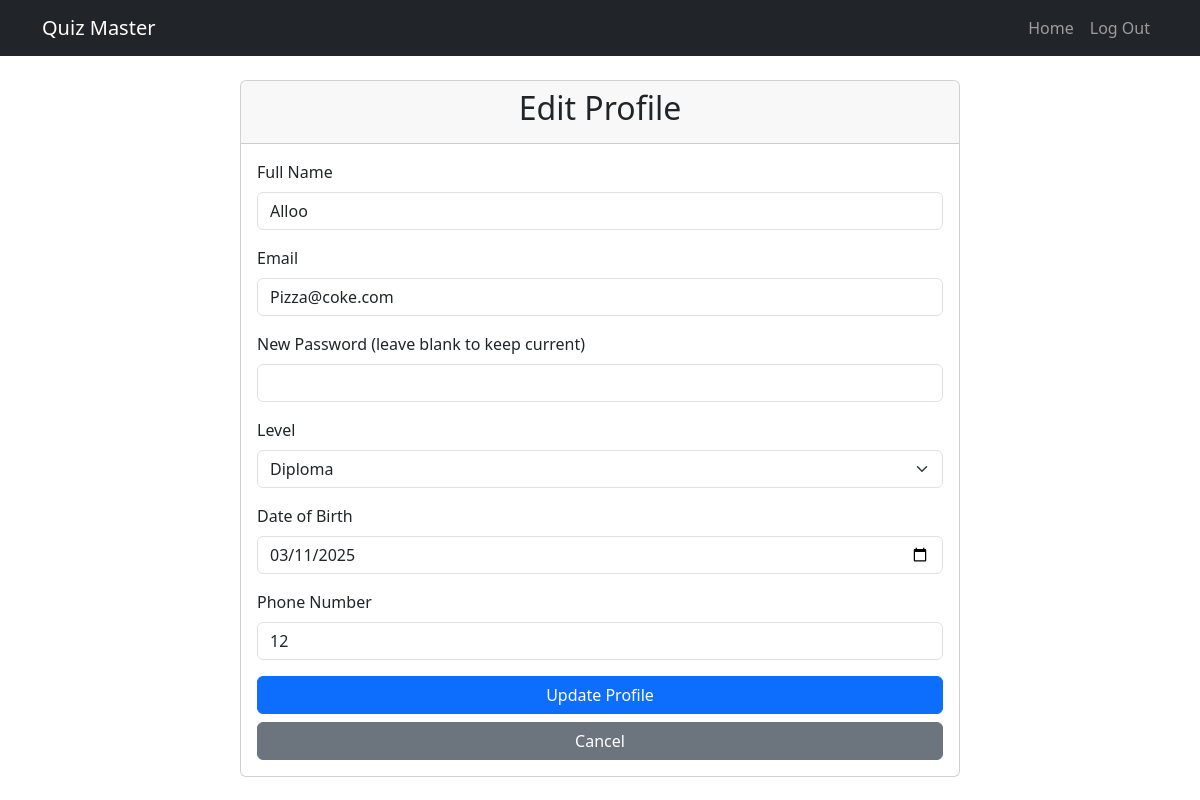
The app's page /edit_profile/ (signed in) with its own data.
### model.py (models this page shows)
class Users(db.Model):
    __tablename__='users'
    id=db.Column(db.Integer,primary_key=True,autoincrement=True)
    name=db.Column(db.String)
    email = db.Column(db.String, unique=True, nullable=False)
    password=db.Column(db.String)
    level=db.Column(db.String)
    dob=db.Column(db.String)
    user_type=db.Column(db.String)
    phone_no=db.Column(db.String)
    quizzes = db.relationship('Quiz', secondary=user_quiz_association, back_populates="users")

### app.py (the view, shortened to what this page needs)
@app.route('/edit_profile/',methods=['GET','POST'])
def edit_profile():
    if 'user_id' not in session or session['user_type']!='student':
        flash('You need to login first', 'danger')
        return redirect(url_for('login'))
    user = Users.query.get(session['user_id'])
    if not user:
        flash('User not found', 'danger')
        return redirect(url_for('login'))
    return render_template('edit_profile.html', user=user)

### templates/edit_profile.html (shortened to what this page needs)
{%extends 'dashboard_layout.html'%}
{%block content%}
<div class="container">
    <div class="row justify-content-center">
        <div class="col-md-8">
            <div class="card">
                <div class="card-header">
                    <h2 class="text-center">Edit Profile</h2>
                </div>
                <div class="card-body">
                    <form action="{{url_for('edit_profile')}}" method="post">
                        <div class="mb-3">
                            <label for="name" class="form-label">Full Name</label>
                            <input type="text" class="form-control" id="name" name="name" value="{{user.name}}" required>
                        </div>
                        <div class="mb-3">
                            <label for="student_mail" class="form-label">Email</label>
                            <input type="email" class="form-control" id="student_mail" name="student_mail" value="{{user.email}}" required>
                        </div>
                        <div class="mb-3">
                            <label for="password" class="form-label">New Password (leave blank to keep current)</label>
                            <input type="password" class="form-control" id="password" name="password">
                        </div>
                        <div class="mb-3">
                            <label for="level" class="form-label">Level</label>
                            <select class="form-select" id="level" name="level" required>
                                <option value="diploma" {% if user.level == 'diploma' %}selected{% endif %}>Diploma</option>
                            </select>
                        </div>
                        <div class="mb-3">
                            <label for="dob" class="form-label">Date of Birth</label>
                            <input type="date" class="form-control" id="dob" name="dob" value="{{user.dob}}" required>
                        </div>
                        <div class="mb-3">
                            <label for="phone_no" class="form-label">Phone Number</label>
                            <input type="tel" class="form-control" id="phone_no" name="phone_no" value="{{user.phone_no}}" required>
                        </div>
                        <div class="d-grid gap-2">
                            <button type="submit" class="btn btn-primary">Update Profile</button>
                            <a href="{{url_for('student')}}" class="btn btn-secondary">Cancel</a>
                        </div>
                    </form>
                </div>
            </div>
        </div>
    </div>
</div>
{%endblock%}

### records on screen
Users: name "Alloo", student_mail "Pizza@coke.com", level "Diploma", dob "03/11/2025", phone_no "12"
